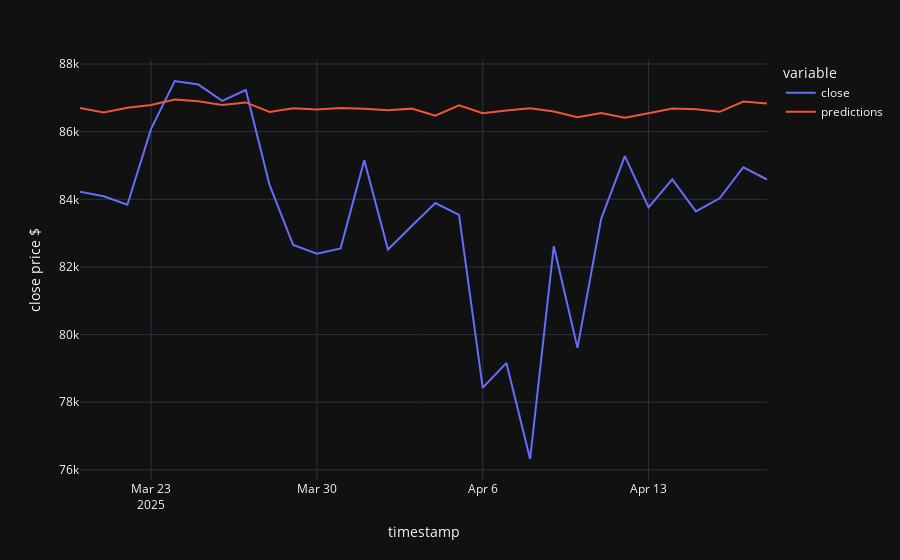

Source (notebook cell):
### Code cell
y_pred_tuned = exp.predict_model(tuned_exp_smooth)

pred_tuned_dt = y_pred_tuned.index.to_timestamp()

y_true_tuned_pred = btc_5y_close_df.loc[pred_dt.min():pred_dt.max()]
y_true_tuned_pred["predictions"] = y_pred_tuned.values

fig = px.line(y_true_tuned_pred, y=['close', 'predictions'], template='plotly_dark', labels={"value" : "close price $"})

fig.show()

### Figure 1 — Plotly figure (JSON) as saved in the notebook; plotly's stock layout.template omitted (floating-point values rounded to 4 significant figures)
{"data": [{"hovertemplate": "variable=close<br>timestamp=%{x}<br>close price $=%{y}<extra></extra>", "legendgroup": "close", "line": {"color": "#636efa", "dash": "solid"}, "marker": {"symbol": "circle"}, "mode": "lines", "name": "close", "orientation": "v", "showlegend": true, "type": "scatter", "x": ["2025-03-20T00:00:00", "2025-03-21T00:00:00", "2025-03-22T00:00:00", "2025-03-23T00:00:00", "2025-03-24T00:00:00", "2025-03-25T00:00:00", "2025-03-26T00:00:00", "2025-03-27T00:00:00", "2025-03-28T00:00:00", "2025-03-29T00:00:00", "2025-03-30T00:00:00", "2025-03-31T00:00:00", "2025-04-01T00:00:00", "2025-04-02T00:00:00", "2025-04-03T00:00:00", "2025-04-04T00:00:00", "2025-04-05T00:00:00", "2025-04-06T00:00:00", "2025-04-07T00:00:00", "2025-04-08T00:00:00", "2025-04-09T00:00:00", "2025-04-10T00:00:00", "2025-04-11T00:00:00", "2025-04-12T00:00:00", "2025-04-13T00:00:00", "2025-04-14T00:00:00", "2025-04-15T00:00:00", "2025-04-16T00:00:00", "2025-04-17T00:00:00", "2025-04-18T00:00:00"], "xaxis": "x", "y": [84220.0, 84090.0, 83840.0, 86080.0, 87500.0, 87390.0, 86910.0, 87230.0, 84420.0, 82650.0, 82390.0, 82550.0, 85160.0, 82520.0, 83210.0, 83890.0, 83540.0, 78430, 79160.0, 76320.0, 82620.0, 79610.0, 83420.0, 85280.0, 83760, 84590.0, 83640.0, 84030.0, 84950.0, 84590.0], "yaxis": "y"}, {"hovertemplate": "variable=predictions<br>timestamp=%{x}<br>close price $=%{y}<extra></extra>", "legendgroup": "predictions", "line": {"color": "#EF553B", "dash": "solid"}, "marker": {"symbol": "circle"}, "mode": "lines", "name": "predictions", "orientation": "v", "showlegend": true, "type": "scatter", "x": ["2025-03-20T00:00:00", "2025-03-21T00:00:00", "2025-03-22T00:00:00", "2025-03-23T00:00:00", "2025-03-24T00:00:00", "2025-03-25T00:00:00", "2025-03-26T00:00:00", "2025-03-27T00:00:00", "2025-03-28T00:00:00", "2025-03-29T00:00:00", "2025-03-30T00:00:00", "2025-03-31T00:00:00", "2025-04-01T00:00:00", "2025-04-02T00:00:00", "2025-04-03T00:00:00", "2025-04-04T00:00:00", "2025-04-05T00:00:00", "2025-04-06T00:00:00", "2025-04-07T00:00:00", "2025-04-08T00:00:00", "2025-04-09T00:00:00", "2025-04-10T00:00:00", "2025-04-11T00:00:00", "2025-04-12T00:00:00", "2025-04-13T00:00:00", "2025-04-14T00:00:00", "2025-04-15T00:00:00", "2025-04-16T00:00:00", "2025-04-17T00:00:00", "2025-04-18T00:00:00"], "xaxis": "x", "y": [86700.0, 86570.0, 86710.0, 86790.0, 86950.0, 86900.0, 86790.0, 86870.0, 86580.0, 86690.0, 86660.0, 86700.0, 86680.0, 86630.0, 86680.0, 86470.0, 86780.0, 86540.0, 86630.0, 86700.0, 86590.0, 86430.0, 86550.0, 86410.0, 86540.0, 86690.0, 86660.0, 86590.0, 86890.0, 86840.0], "yaxis": "y"}], "layout": {"legend": {"title": {"text": "variable"}, "tracegroupgap": 0}, "margin": {"t": 60}, "xaxis": {"anchor": "y", "domain": [0, 1], "title": {"text": "timestamp"}}, "yaxis": {"anchor": "x", "domain": [0, 1], "title": {"text": "close price $"}}}}
